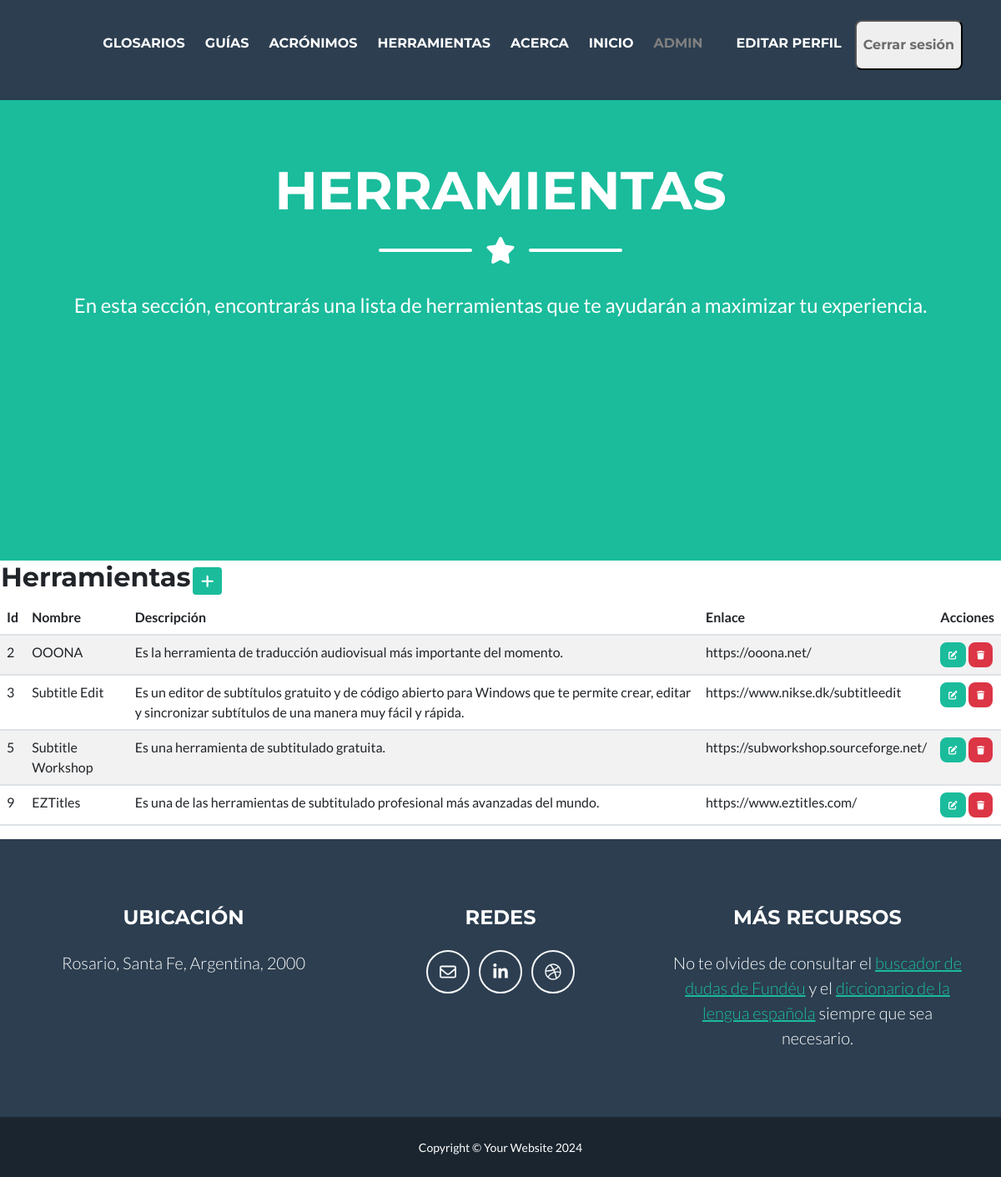
The page /herramientas/ (signed in) on the database its author committed.
### aplicacion/models.py (models this page shows, shortened)
class Herramientas(models.Model):
    Nombre = models.CharField(max_length=100)
    Descripción = models.CharField(max_length=500)
    Enlace = models.CharField(max_length=100, default="Valor por defecto")
    class Meta:
        verbose_name = "Herramientas"
        verbose_name_plural = "Herramientas"

### aplicacion/views.py (the view)
# urls.py: path('herramientas/', herramientas, name="herramientas"),
@login_required
def herramientas(request):
    contexto = {'herramientas': Herramientas.objects.all()}
    return render(request, "aplicacion/herramientas.html", contexto)

### aplicacion/templates/aplicacion/herramientas.html (shortened to what this page needs)
{% extends "aplicacion/index.html" %}
{% block inicio %}
<li class="nav-item mx-0 mx-lg-1"><a class="nav-link py-3 px-0 px-lg-2 rounded" href="{% url 'home' %}">Inicio</a></li>
{% endblock inicio %}
{% block  titulo%}
<header class="masthead bg-primary text-white text-center">
    <div class="container d-flex align-items-center flex-column">
        <h1 class="masthead-heading text-uppercase mb-0">Herramientas</h1>
        <div class="divider-custom divider-light">
            <div class="divider-custom-line"></div>
            <div class="divider-custom-icon"><i class="fas fa-star"></i></div>
            <div class="divider-custom-line"></div>
        </div>
        <p class="masthead-subheading font-weight-light mb-0">En esta sección, encontrarás una lista de herramientas que te ayudarán a maximizar tu experiencia.</p>
    </div>
</header>
{% endblock titulo%}
{% block  contenido%}
<table>
    <tr>
        <td width="200"><h2>Herramientas</h2></td>
        <td>
            <a
            href="{% url 'herramientasForm' %}"
            class="btn btn-primary btn-sm"
            ><i class="fa fa-plus fa-lg" title="Crear"> </i>
            </a>
        </td>
    </tr>
</table>
<table class="table table-striped">
    <thead>
        <tr>
            <th>Id</th>
            <th>Nombre</th>
            <th>Descripción</th>
            <th>Enlace</th>
            <th>Acciones</th>
        </tr>
    </thead>
    <tbody>
    {% for h in herramientas  %}
        <tr>
            <td>{{ h.id }}</td>
            <td>{{ h.Nombre }}</td>
            <td>{{ h.Descripción }}</td>
            <td>{{ h.Enlace }}</td>
            <td>
                <a
                  href="{% url 'herramientasUpdate' h.id %}"
                  class="btn btn-primary"
                  style="--bs-btn-padding-y: .25rem; --bs-btn-padding-x: .5rem; --bs-btn-font-size: .75rem;"
                  ><i class="fa fa-edit fa-sm" title="Edit Record"></i>
                </a>
                <a
                  href="{% url 'herramientasDelete' h.id %}"
                  class="btn btn-danger"
                  style="--bs-btn-padding-y: .25rem; --bs-btn-padding-x: .5rem; --bs-btn-font-size: .75rem;"
                  ><i class="fa fa-trash fa-sm" title="Delete Record"></i>
                </a>
            </td>
        </tr>
    {% endfor %}
    </tbody>
</table>
{% endblock contenido%}

### aplicacion/templates/aplicacion/index.html (shortened to what this page needs)
<!DOCTYPE html>
<html lang="en">
    <head>
        {% load static %}
        <link href="{% static 'css/styles.css' %}" rel="stylesheet" />
        <link rel="stylesheet" href="https://cdnjs.cloudflare.com/ajax/libs/font-awesome/6.4.0/css/all.min.css">
    </head>
    <body id="page-top">
        <nav class="navbar navbar-expand-lg bg-secondary text-uppercase fixed-top" id="mainNav">
            <div class="container">
                <div class="collapse navbar-collapse" id="navbarResponsive">
                    <ul class="navbar-nav ms-auto">
                        {% if user.is_authenticated %}
                        <li class="nav-item mx-0 mx-lg-1"><a class="nav-link py-3 px-0 px-lg-2 rounded" href="{% url 'glosarios'%}">Glosarios</a></li>
                        <li class="nav-item mx-0 mx-lg-1"><a class="nav-link py-3 px-0 px-lg-2 rounded" href="{% url 'guías'%}">Guías</a></li>
                        <li class="nav-item mx-0 mx-lg-1"><a class="nav-link py-3 px-0 px-lg-2 rounded" href="{% url 'acrónimos'%}">Acrónimos</a></li>
                        <li class="nav-item mx-0 mx-lg-1"><a class="nav-link py-3 px-0 px-lg-2 rounded" href="{% url 'herramientas'%}">herramientas</a></li>
                        <li class="nav-item mx-0 mx-lg-1"><a class="nav-link py-3 px-0 px-lg-2 rounded" href="{% url 'acerca'%}">Acerca</a></li>
                        {% block inicio %}{% endblock inicio %}
                        <li class="nav-item mx-0 mx-lg-1"><p  class="nav-link py-3 px-0 px-lg-2 rounded" style="color:gray">{{user.username}}</p></li>
                        <div class="text-center">
                            <a  class="nav-link py-2 px-0 px-lg-2 rounded"href="{% url 'agregar_avatar' %}" ><img src="{{ request.session.avatar }}" height="40px" weight="40px"/></a>
                        </div>
                        <li class="nav-item mx-0 mx-lg-1"><a class="nav-link py-3 px-0 px-lg-2 rounded" href="{% url 'perfil'%}">Editar perfil</a></li>
                        <li class="nav-item mx-0 mx-lg-1"><form action="{% url 'logout' %}" method="post">
                            <button type="submit" class="nav-link py-3 px-0 px-lg-2 rounded">Cerrar sesión</button>
                        </form></li>
                        {% endif %}
                    </ul>
                </div>
            </div>
        </nav>
        {% block  titulo%}{% endblock titulo%}
        {% block contenido %}{% endblock contenido %}
        <footer class="footer text-center">
            <div class="container">
                <div class="row">
                    <div class="col-lg-4 mb-5 mb-lg-0">
                        <h4 class="text-uppercase mb-4">Ubicación</h4>
                        <p class="lead mb-0">
                            Rosario, Santa Fe, Argentina, 2000
                        </p>
                    </div>
                    <div class="col-lg-4 mb-5 mb-lg-0">
                        <h4 class="text-uppercase mb-4">Redes</h4>
                        <a class="btn btn-outline-light btn-social mx-1" target="_blank" href="mailto:fedredebora@gmail.com"><i class="fa-regular fa-envelope"></i></a>
                        <a class="btn btn-outline-light btn-social mx-1" target="_blank" href="https://www.linkedin.com/in/d%C3%A9borafedre/"><i class="fab fa-fw fa-linkedin-in"></i></a>
                        <a class="btn btn-outline-light btn-social mx-1" target="_blank" href="https://debofedre.github.io/Traducci-n-audiovisual-accesible/"><i class="fab fa-fw fa-dribbble"></i></a>
                    </div>
                    <div class="col-lg-4">
                        <h4 class="text-uppercase mb-4">Más recursos</h4>
                        <p class="lead mb-0">
                            No te olvides de consultar el <a href="https://www.fundeu.es/" target="_blank">buscador de dudas de Fundéu</a> y el <a href="https://dle.rae.es/" target="_blank">diccionario de la lengua española</a> siempre que sea necesario.
                        </p>
                    </div>
                </div>
            </div>
        </footer>
        <div class="copyright py-4 text-center text-white">
            <div class="container"><small>Copyright &copy; Your Website 2024</small></div>
        </div>
    </body>
</html>

### rows shown on the page
Herramientas: id "2", Nombre "OOONA", Descripción "Es la herramienta de traducción audiovisual más importante del momento.", Enlace "https://ooona.net/"
Herramientas: id "3", Nombre "Subtitle Edit", Descripción "Es un editor de subtítulos gratuito y de código abierto para Windows que te permite crear, editar y sincronizar subtítulos de una manera muy fácil y rápida.", Enlace "https://www.nikse.dk/subtitleedit"
Herramientas: id "5", Nombre "Subtitle Workshop", Descripción "Es una herramienta de subtitulado gratuita.", Enlace "https://subworkshop.sourceforge.net/"
Herramientas: id "9", Nombre "EZTitles", Descripción "Es una de las herramientas de subtitulado profesional más avanzadas del mundo.", Enlace "https://www.eztitles.com/"

### other values the page prints
{{ user.username }} "ADMIN"
